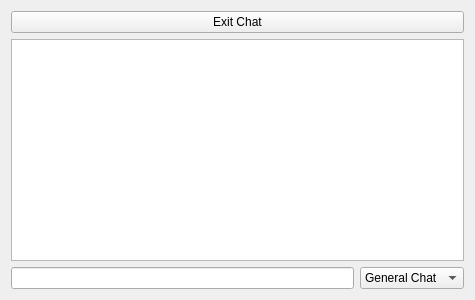
<?xml version="1.0" encoding="UTF-8"?>
<ui version="4.0">
 <class>chatClient</class>
 <widget class="QWidget" name="chatClient">
  <property name="geometry">
   <rect>
    <x>0</x>
    <y>0</y>
    <width>475</width>
    <height>300</height>
   </rect>
  </property>
  <property name="windowTitle">
   <string>chatClient</string>
  </property>
  <layout class="QVBoxLayout" name="verticalLayout_2">
   <item>
    <layout class="QVBoxLayout" name="verticalLayout">
     <item>
      <widget class="QPushButton" name="pushButton">
       <property name="text">
        <string>Exit Chat</string>
       </property>
      </widget>
     </item>
     <item>
      <widget class="QPlainTextEdit" name="plainTextEdit"/>
     </item>
     <item>
      <layout class="QHBoxLayout" name="horizontalLayout">
       <item>
        <widget class="QLineEdit" name="lineEdit"/>
       </item>
       <item>
        <widget class="QComboBox" name="comboBox">
         <item>
          <property name="text">
           <string>General Chat</string>
          </property>
         </item>
        </widget>
       </item>
      </layout>
     </item>
    </layout>
   </item>
  </layout>
 </widget>
 <layoutdefault spacing="6" margin="11"/>
 <resources/>
 <connections/>
</ui>
